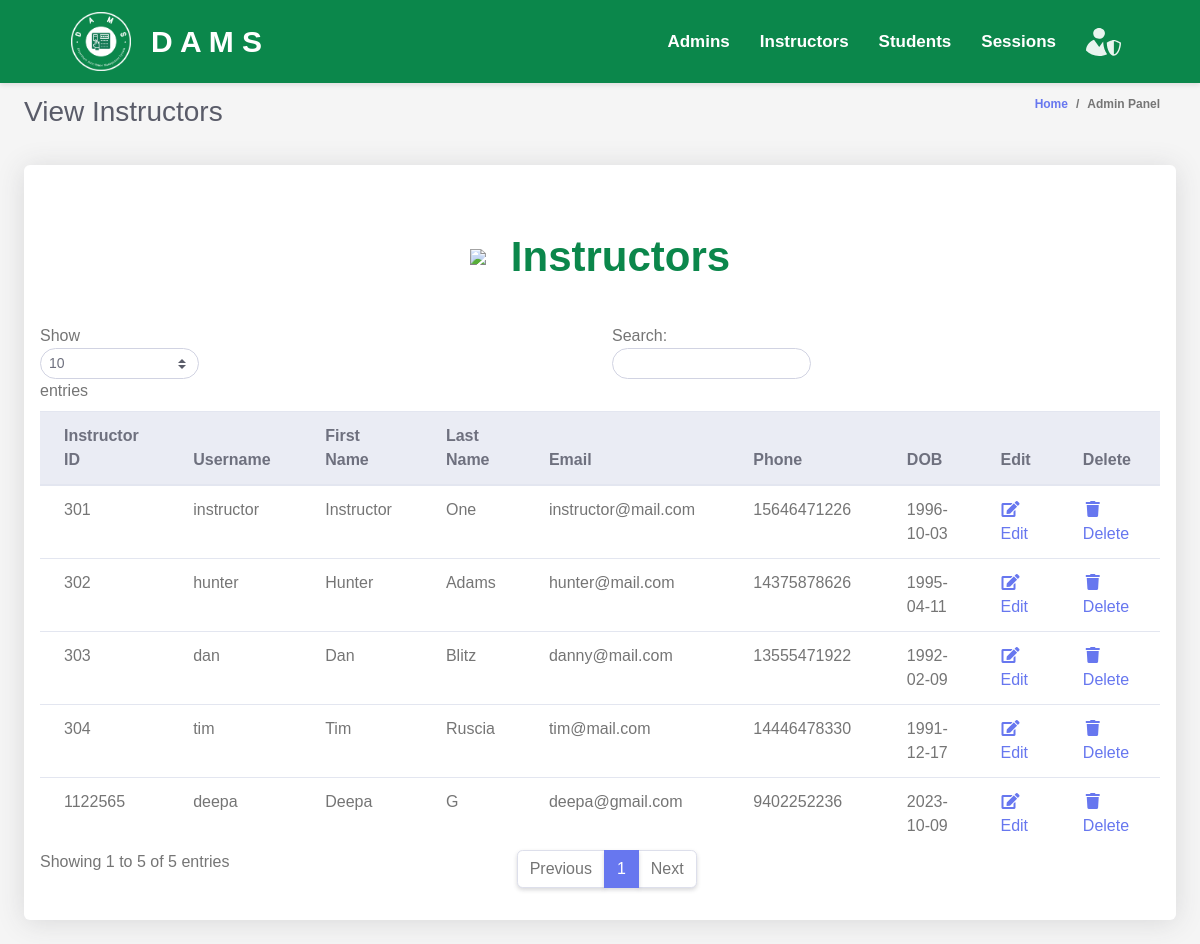
Before: /admin/viewInstructors.php with the older database file.
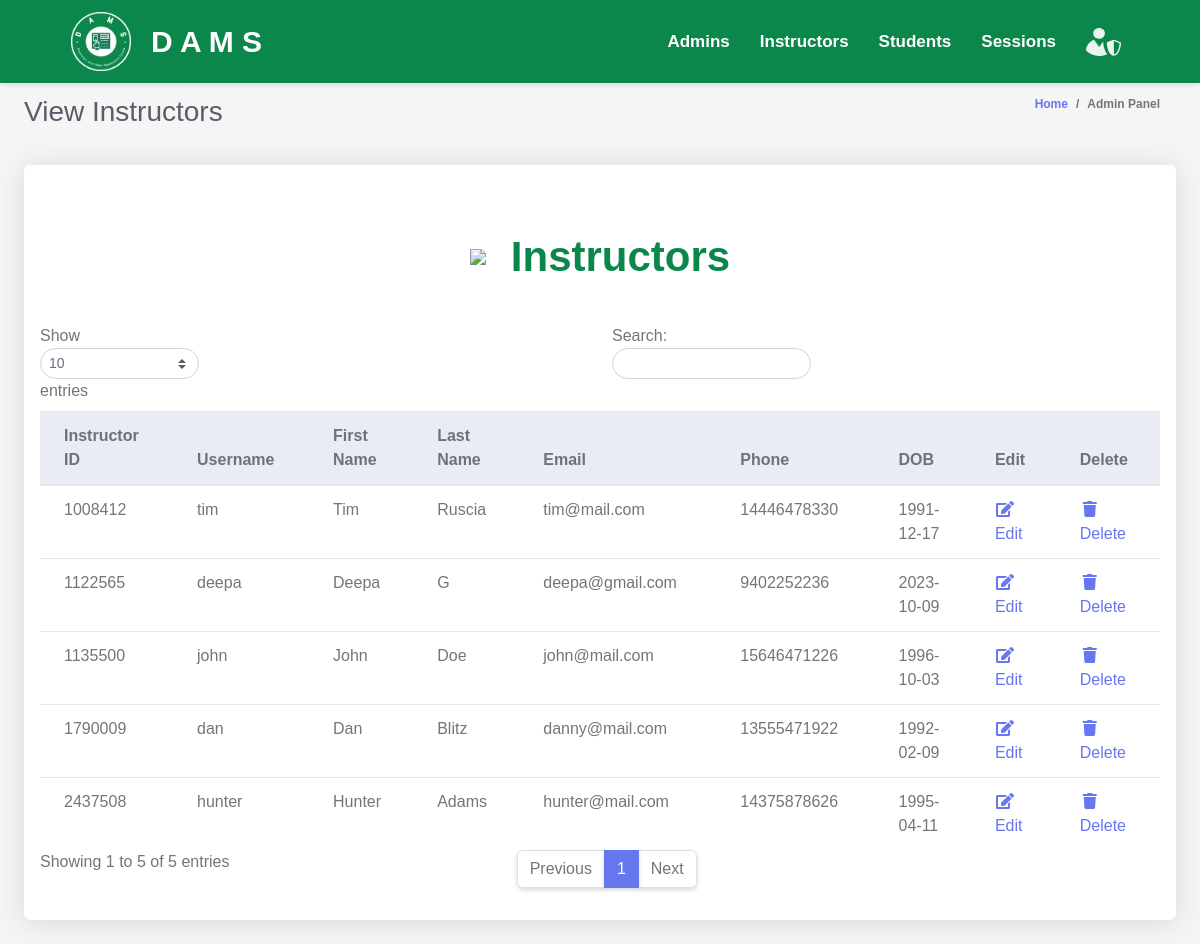
After: the same page with the newer database file.
### tables this page shows
CREATE TABLE `instructors` (
  `instructor_id` INT(11) PRIMARY KEY NOT NULL AUTO_INCREMENT,
  `username` VARCHAR(255) DEFAULT NULL,
  `first_name` VARCHAR(255) DEFAULT NULL,
  `last_name` VARCHAR(255) DEFAULT NULL,
  `email` VARCHAR(255) DEFAULT NULL,
  `phone` BIGINT(20) DEFAULT NULL,
  `dob` DATE DEFAULT NULL,
  `password` VARCHAR(255) DEFAULT NULL
);

### admin/admin.php (called while the page is built, shortened)
<?php
$database = new Database();
$conn = $database->getConnection();
class Admin {
    public function list_instructors() {
        global $conn;
        $query = "SELECT * FROM instructors";
        $rs = $conn->query($query);
        $users = array();
        while ($row = $rs->fetch_assoc()) {
            $users[] = $row;
        }
        return $users;
    }
}
?>

### admin/instructorsTable.php (the view, shortened to what this page needs)
<div class="row">
    <div class="col-lg-12">
        <div class="card mb-4">
        <div class="table-text">
            <img src="../assets/images/teacher.png" >
            <div>
                Instructors
            </div>
        </div>
            <div class="table-responsive p-3">
                <table class="table align-items-center table-flush table-hover" id="dataTableHover">
                    <thead class="thead-light">
                        <tr>
                            <th>Instructor ID</th>
                            <th>Username</th>
                            <th>First Name</th>
                            <th>Last Name</th>
                            <th>Email</th>
                            <th>Phone</th>
                            <th>DOB</th>
                            <th>Edit</th>
                            <th>Delete</th>
                        </tr>
                    </thead>
                    <tbody>
                        <?php
                        include "admin.php";
                        $admin = new Admin();
                        $users = $admin->list_instructors();
                        foreach ($users as $user) {
                            echo "<tr>";
                            echo "<td>" . $user['instructor_id'] . "</td>";
                            echo "<td>" . $user['username'] . "</td>";
                            echo "<td>" . $user['first_name'] . "</td>";
                            echo "<td>" . $user['last_name'] . "</td>";
                            echo "<td>" . $user['email'] . "</td>";
                            echo "<td>" . $user['phone'] . "</td>";
                            echo "<td>" . $user['dob'] . "</td>";
                            echo "<td><a href='?action=edit&Id=".$user['instructor_id']."'><i class='fas fa-fw fa-edit'></i>Edit</a></td>";
                            echo "<td><a href='?action=delete&Id=".$user['instructor_id']."'><i class='fas fa-fw fa-trash'></i>Delete</a></td>";
                            echo "</tr>";
                        }
                        ?>
                    </tbody>
                </table>
            </div>
        </div>
    </div>
</div>

Changed rows visible on the page:
removed instructors: instructor_id "301", username "instructor", first_name "Instructor", last_name "One", email "instructor@mail.com", phone "15646471226", dob "1996-10-03"
removed instructors: instructor_id "302", username "hunter", first_name "Hunter", last_name "Adams", email "hunter@mail.com", phone "14375878626", dob "1995-04-11"
removed instructors: instructor_id "303", username "dan", first_name "Dan", last_name "Blitz", email "danny@mail.com", phone "13555471922", dob "1992-02-09"
removed instructors: instructor_id "304", username "tim", first_name "Tim", last_name "Ruscia", email "tim@mail.com", phone "14446478330", dob "1991-12-17"
added instructors: instructor_id "1008412", username "tim", first_name "Tim", last_name "Ruscia", email "tim@mail.com", phone "14446478330", dob "1991-12-17"
added instructors: instructor_id "1135500", username "john", first_name "John", last_name "Doe", email "john@mail.com", phone "15646471226", dob "1996-10-03"
added instructors: instructor_id "1790009", username "dan", first_name "Dan", last_name "Blitz", email "danny@mail.com", phone "13555471922", dob "1992-02-09"
added instructors: instructor_id "2437508", username "hunter", first_name "Hunter", last_name "Adams", email "hunter@mail.com", phone "14375878626", dob "1995-04-11"
